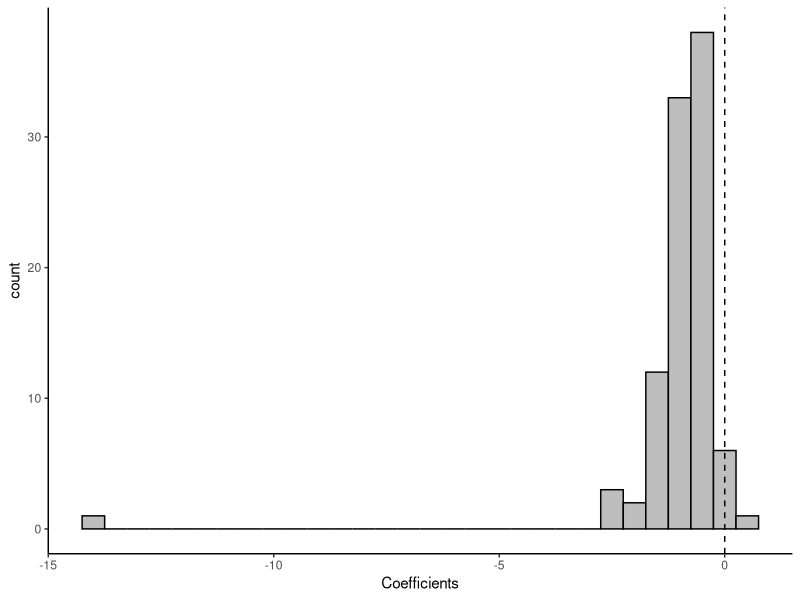
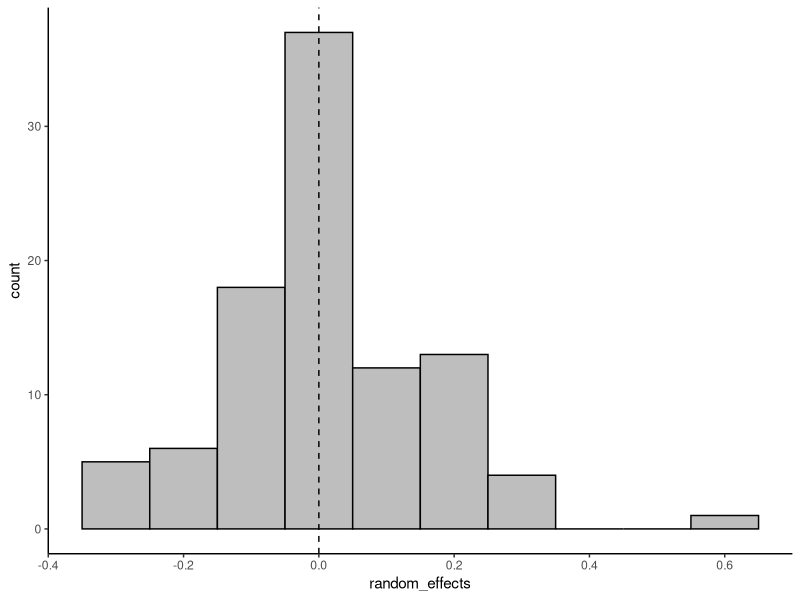
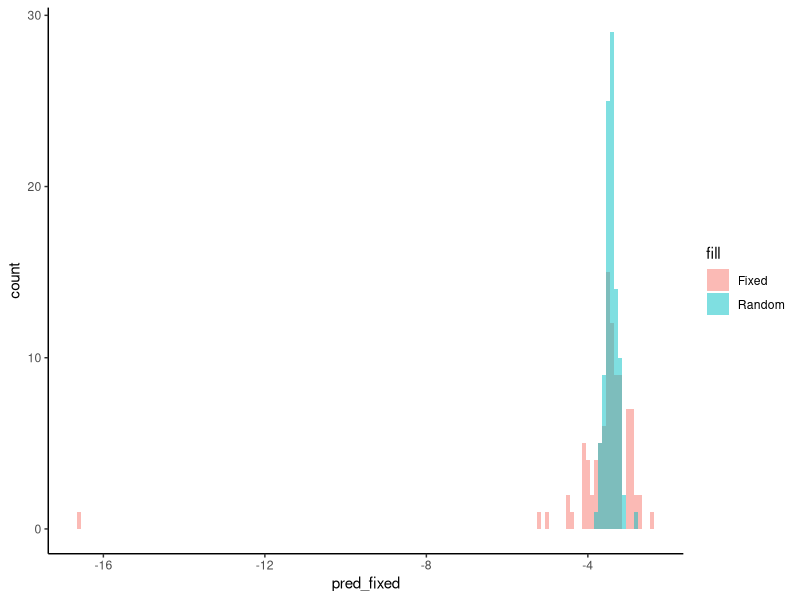
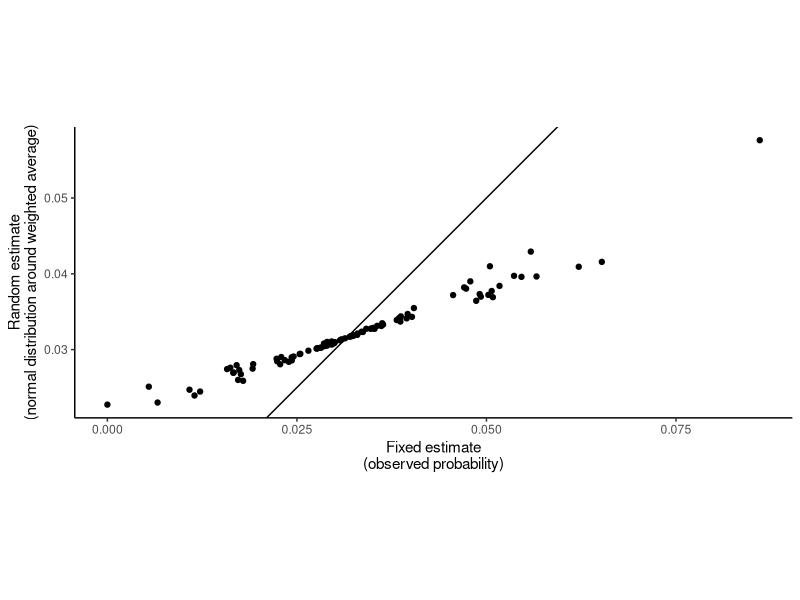
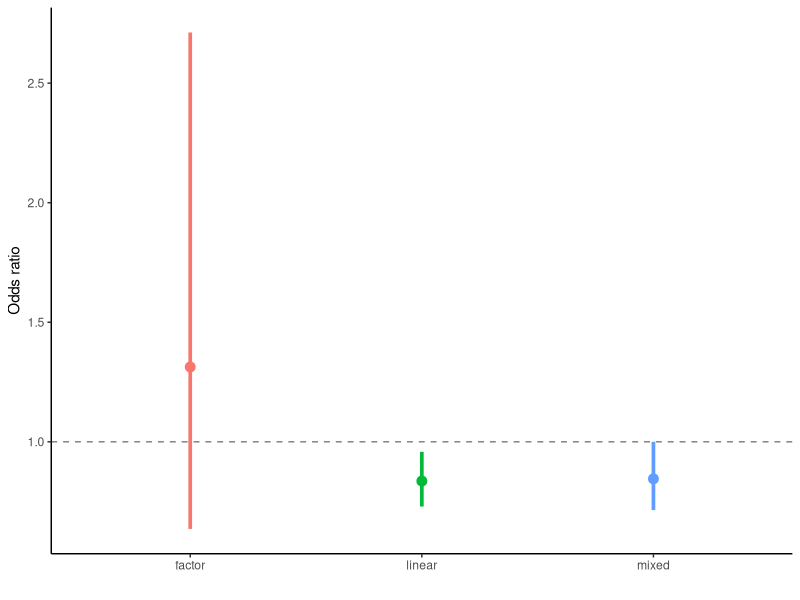

Write the R code that produced these figures, in order.
## ---- chunk 1
set.seed(101)
library(knitr)
library(ggplot2)
library(data.table)
library(scales)
library(boot) # has inv.logit() function
library(lme4)
library(MASS)
## ---- chunk 2
# Setting personal working directory
os <-  "pc"

if(os  == "mac"){
  setwd("~/Documents/OneDrive - UW/PhD/GH Teaching Assistant/Data")
} else {
  setwd("C:/Users/ctroeger/OneDrive - UW/PhD/GH Teaching Assistant/Data/")
}

# Read in data
dt <- fread("gha_bednet.csv")
#dt <- fread("Nutrimal_supp.csv")
#pneumo <- fread("pneumovac.csv")

head(dt)

## ---- chunk 3
mod0 <- glm(outcome ~ 1, data = dt, family = "binomial")
summary(mod0)
## ---- chunk 4
inv.logit(coef(mod0))
mean(dt$outcome)
## ---- chunk 5
data.table(child = 1:5, cluster = c(1, 1, 2, 3, 4))
## ---- chunk 6
data.table(child = 1:5,  cluster = c(1, 1, 2, 3, 4),
           cluster1 = c(1,1,0,0,0),
           cluster2 = c(0,0,1,0,0),
           cluster3 = c(0,0,0,1,0),
           cluster4 = c(0,0,0,0,1))
## ---- chunk 7
mod1 <- glm(outcome ~ factor(cluster), data = dt, family = binomial)
summary(mod1)
## ---- chunk 8
# Find mean by each cluster and logit transform
sdt <- dt[, lapply(.SD, function(x) logit(mean(x))),
          .SDcols = "outcome",
          by = "cluster"][, mean := outcome]

# Find overall mean
sdt$individual_mean <- logit(mean(dt$outcome))

sdt$outcome[1:5]

fixed_outcome <- as.numeric(c(coef(mod1)[1], coef(mod1)[2:length(coef(mod1))] + coef(mod1)[1]))
fixed_outcome[1:5]
## ---- chunk 9
## Using predict
sdt$pred_fixed <- predict(mod1, newdata = sdt)

# Find cluster means
sdt$fixed_mean <- mean(sdt$pred_fixed)

## ---- chunk 10
ggplot(data.table(coefficient = coef(mod1)), aes(x = coefficient)) + geom_histogram(binwidth = 0.5, fill = "gray", col = "black") +
  theme_classic() + geom_vline(xintercept = 0, lty = 2) +
  xlab("Coefficients")
## ---- chunk 11
logit(0)
logit(1)
logit(2)
## ---- chunk 12
mod2 <- glmer(outcome ~ (1 | cluster), data = dt, family = binomial)
summary(mod2)

## ---- chunk 13
fixef(mod2)[1]
logit(mean(dt$outcome))
## ---- chunk 14
mod_mixed <- mod2
# uncomment this line for a more interesting model
# mod_mixed <- glmer(outcome ~ bednet + (agegp | cluster), data = dt, family = binomial)

# ranef() will extract the random effects
re <- ranef(mod_mixed)
head(re)
# The first vector is the grouping variable (cluster in this case)
head(re$cluster)
# The second vector is the intercept or slope (Intercept in this case)
head(re$cluster$`(Intercept)`)
# Put it all together to get just the values
random_effects <- as.vector(ranef(mod_mixed)$cluster$`(Intercept)`)

# fixef() will extract the fixed effects
fixef(mod_mixed)

# VarCorr() gives estimated variance, standard deviation, correlations of random-effects
ranvar <- as.data.table(VarCorr(mod_mixed))

# the "arm" package has a nice function to extract standard errors for random effects
library(arm)
re_se <- se.ranef(mod_mixed)
head(re_se)

## ---- chunk 15
ggplot(data.table(random_effects = random_effects), aes(x = random_effects)) + geom_histogram(binwidth = 0.1, fill = "gray", col = "black") +
  theme_classic() + geom_vline(xintercept = 0, lty = 2)
## ---- chunk 16
sdt$pred_random <- predict(mod2, newdata = sdt)

# Random effects mean (weighted mean)
mean(sdt$pred_random)

t.test(sdt$pred_fixed, sdt$pred_random)

# ggplot(sdt, aes(x = pred_fixed, y = pred_random)) +
#   geom_point() + geom_abline(intercept = 0, slope = 1) +
#   theme_classic()

ggplot(sdt, aes(x = pred_fixed)) +
  geom_histogram(aes(fill = "Fixed"), alpha = 0.5, binwidth = 0.1) +
  geom_histogram(aes(x = pred_random, fill = "Random"), alpha = 0.5, binwidth = 0.1) +
  theme_classic() 
## ---- chunk 17
ggplot(sdt, aes(x = inv.logit(pred_fixed), y = inv.logit(pred_random))) +
  geom_point() + geom_abline(intercept = 0, slope = 1) +
  theme_classic() + coord_fixed() + 
  xlab("Fixed estimate\n(observed probability)") +
  ylab("Random estimate\n(normal distribution around weighted average)")
## ---- chunk 18
mod3 <- glm(outcome ~ bednet, data = dt, family = "binomial")
mod4 <- glm(outcome ~ bednet + factor(cluster), data = dt, family = "binomial")
mod5 <- glmer(outcome ~ bednet + (1 | cluster), data = dt, family = "binomial")
## ---- chunk 19
make_uncertainty <- function(model, type = "lm"){
  if(type != "lm"){
    beta <- fixef(model)[2]
  } else {
    beta <- coef(model)[2]
  }
  # I prefer extracting from the variance-covariance matrix
  mod_se <- sqrt(diag(vcov(model)))[2]
  
  # So, how do we get our confidence intervals? 
  # We must first add to our beta and THEN exponentiate
  lwr <- exp(beta - mod_se * qnorm(0.975))
  upr <- exp(beta + mod_se * qnorm(0.975))
  
  out <- data.table(beta = exp(beta), lwr, upr)
  return(out)
}

make_uncertainty(mod3)

odds_table <- rbind(make_uncertainty(mod3)[, model := "linear"],
                    make_uncertainty(mod4)[, model := "factor"],
                    make_uncertainty(mod5, type = "mixed")[, model := "mixed"])

odds_table

ggplot(odds_table, aes(x = model, y = beta, ymin = lwr, ymax = upr, col = model)) +
  geom_point(size = 3) + geom_errorbar(width = 0, lwd = 1.25) + theme_classic() +
  xlab("") + ylab("Odds ratio") + geom_hline(yintercept = 1, lty = 2, alpha = 0.5) +
  guides(col = "none")
